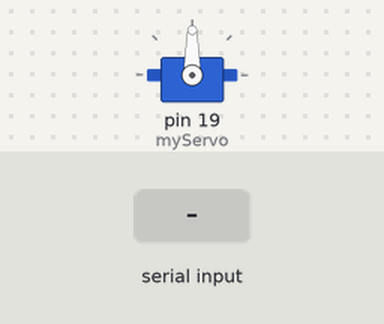
Simulated run of this sketch. Board: Arduino Uno, built with avr-gcc and run on an emulated ATmega328P. Shown: servo. The inputs (shaded band) are chosen by the test bench. What the sketch prints to the serial monitor is not drawn.

Above: at 1.2 s.
1.3 s: "on" received over Serial
Timing chart, 0 to 11.3 s (numbered marks = the images above; inputs shaded):
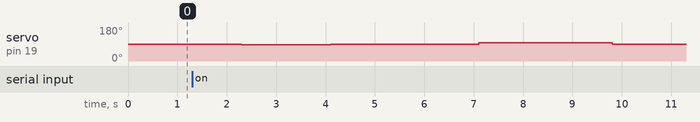

Measured:
- after the input at 1.3 s, servo on pin 19 (myServo): 90° → 85° after 1.0 s, → 90° 1.8 s later, → 96° 3.0 s later, → 90° 2.7 s later

The sketch:

lockmate-arduino.ino
```cpp
#include <LiquidCrystal.h>
#include <Servo.h>

Servo myServo;
//LiquidCrystal lcd(8, 13, 9, 4, 5, 6, 7);
String inputStr;

int pos = 0;    // variable to store the servo position

void setup() {
  myServo.attach(19);  // attaches the servo on pin 19 to the servo object
  myServo.write(90);

  // set up the LCD's number of columns and rows:
  //lcd.begin(16, 2);

  // Turn on Serial port at 9600 baud
  Serial.begin(9600);


  // Print a message to the LCD.
  //lcd.print("Scan a QR Code  ");
}

void loop() {
  // stop servo motor
  myServo.write(90);

  //lcd.setCursor(0, 0);

  // when data is received
  if (Serial.available() > 0) {
    // read the string received and store into inputStr
    inputStr = Serial.readString();

    // print received string
    Serial.println("Rcvd: " + inputStr);

    if (inputStr.equals("on")) {
     myServo.write(85);
    delay(1800);
    myServo.write(90);
    delay(3000);
    myServo.write(96);
    delay(2700);
    myServo.write(90);

      Serial.println("Door unlocked!");

      //lcd.print("Door unlocked!  ");
      //delay(3000);

      //lcd.setCursor(0, 0);
      //lcd.print("Scan a QR Code  ");
    }
    else {
      Serial.println("Invalid key!");
      //lcd.print("Invalid key!    ");
      //delay(3000);
      //lcd.setCursor(0, 0);
      //lcd.print("Scan a QR Code  ");
    }
  }
}
```
